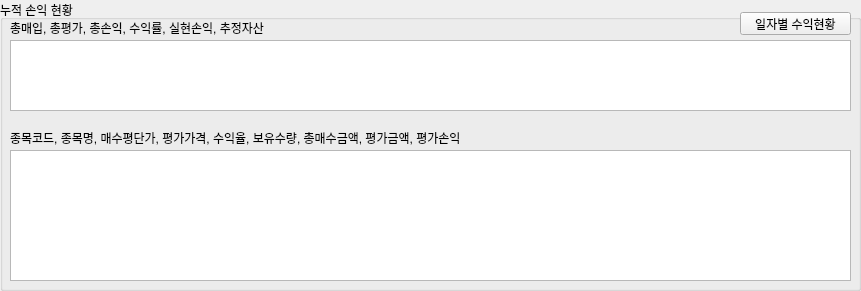
   <widget class="QGroupBox" name="groupBox_5">
    <property name="geometry">
     <rect>
      <x>530</x>
      <y>20</y>
      <width>861</width>
      <height>291</height>
     </rect>
    </property>
    <property name="title">
     <string>누적 손익 현황</string>
    </property>
    <widget class="QTableWidget" name="tbl_total_trade_result">
     <property name="geometry">
      <rect>
       <x>10</x>
       <y>40</y>
       <width>841</width>
       <height>71</height>
      </rect>
     </property>
    </widget>
    <widget class="QLabel" name="label_25">
     <property name="geometry">
      <rect>
       <x>10</x>
       <y>20</y>
       <width>291</width>
       <height>16</height>
      </rect>
     </property>
     <property name="text">
      <string>총매입, 총평가, 총손익, 수익률, 실현손익, 추정자산</string>
     </property>
    </widget>
    <widget class="QTableWidget" name="tbl_account_info">
     <property name="geometry">
      <rect>
       <x>10</x>
       <y>150</y>
       <width>841</width>
       <height>131</height>
      </rect>
     </property>
    </widget>
    <widget class="QLabel" name="label_28">
     <property name="geometry">
      <rect>
       <x>10</x>
       <y>130</y>
       <width>601</width>
       <height>16</height>
      </rect>
     </property>
     <property name="text">
      <string>종목코드, 종목명, 매수평단가, 평가가격, 수익율, 보유수량, 총매수금액, 평가금액, 평가손익</string>
     </property>
    </widget>
    <widget class="QPushButton" name="btn_daily_trade_history">
     <property name="geometry">
      <rect>
       <x>740</x>
       <y>12</y>
       <width>111</width>
       <height>23</height>
      </rect>
     </property>
     <property name="text">
      <string>일자별 수익현황</string>
     </property>
    </widget>
   </widget>
